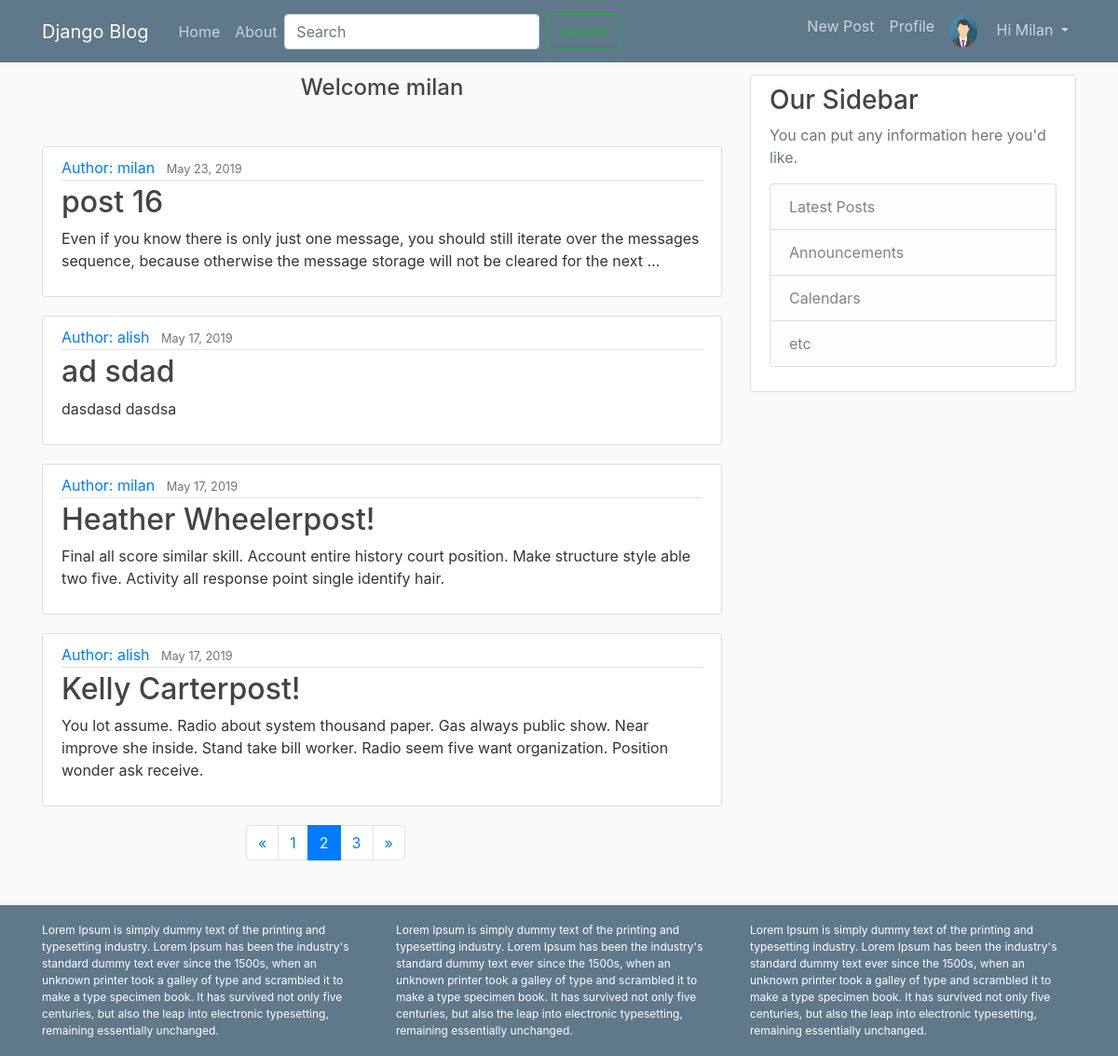
Page /?page=2 (signed in) on the committed database.
### blog/models.py (models this page shows, shortened)
class Profile(models.Model):
	user=models.OneToOneField(User, on_delete=models.CASCADE)
	dob=models.DateField(null=True, blank=True)
	photo=models.ImageField()

class Post(models.Model):
	STATUS_CHOICES=(
		('draft','Draft'),
		('published','Published')
	)
	title=models.CharField(max_length=120)
	slug=models.SlugField(max_length=120)
	author=models.ForeignKey(User, related_name='blog_posts',on_delete=models.CASCADE)
	likes=models.ManyToManyField(User, related_name='likes', blank=True)
	body=models.TextField()
	image=models.ImageField(upload_to='images/', blank=True, null=True)
	created=models.DateTimeField(auto_now_add=True)
	updated=models.DateTimeField(auto_now=True)
	status=models.CharField(max_length=10, choices=STATUS_CHOICES, default='draft')
	objects = models.Manager() #default manager
	published = PublishedManager() #custom model manager
	def get_absolute_url(self):
		return reverse('blog:post-detail', kwargs={'id':self.id})

### blog/views.py (the view)
# urls.py: url(r'^$',post_list,name='post-list'),
def post_list(request):
	post_list=Post.published.all().order_by('-id')
	query=request.GET.get('q')
	print(query)
	if query:
		post_list=Post.published.filter(
			Q(title__icontains=query)|
			Q(body__icontains=query)|
			Q(author__username=query)
			).distinct()
	paginator = Paginator(post_list, 4)
	page=request.GET.get('page')
	try:
		posts = paginator.page(page)
	except PageNotAnInteger:
		posts = paginator.page(1)
	except EmptyPage:
		posts = paginator.page(paginator.num_pages)
	context={
		'posts':posts,
	}
	return render(request,'blog/post_list.html',context)

### blog/models.py (called while the page is built)
	def get_queryset(self):
		return super(PublishedManager, self).get_queryset().filter(status='published')

### blog/templates/blog/post_list.html (shortened to what this page needs)
{% extends 'blog/base.html' %}
{% block content %}
{% if request.user.is_authenticated %}
<div class="row first">
	<div class="col-sm-12 mb-3">
		<h4 class="text-center">Welcome {{ user.username }}</h4>
	</div>
</div><br>
{% endif %}
{% for post in posts %}
<article class="media content-section">
  <div class="media-body">
    <div class="article-metadata">
      <a class="mr-2" href="">Author: {{ post.author }}</a>
      <small class="text-muted">{{ post.created|date:'F d, Y' }}</small>
    </div>
    <h2><a class="article-title" href="{{post.get_absolute_url}}">{{ post.title }}</a></h2>
    <p class="article-content">{{ post.body| truncatewords:30}}</p>
  </div>
</article>
{% empty%}
<h3>Sorry! No post found..</h3>
{% endfor %}
<ul class="pagination" style="margin-left: 30%" >
	{% if posts.has_previous %}
	<li class="page-item"><a href="?page={{posts.previous_page_number}}" class="page-link">&laquo;</a></li>
	{% endif %}
    {% for post in posts.paginator.page_range %}
    	{% if posts.number == post %}
    	<li class="page-item active"><a href="?page={{post}}" class="page-link">{{post}}</a></li>
    	{% elif post > posts.number|add:'-3' or post < posts.number|add:'3' %}
    	<li class="page-item"><a href="?page={{post}}" class="page-link">{{post}}</a></li>
    	{% endif %}
    {% endfor %}
    {% if posts.has_next %}
	<li class="page-item"><a href="?page={{posts.next_page_number}}" class="page-link">&raquo;</a></li>
	{% endif %}
</ul>
{% endblock %}

### blog/templates/blog/base.html (shortened to what this page needs)
{% load static %}
<!DOCTYPE html>
<html>
<head>
</head>
<link rel="stylesheet" href="https://stackpath.bootstrapcdn.com/bootstrap/4.3.1/css/bootstrap.min.css">
<link rel="stylesheet" type="text/css" href="{% static 'blog/css/main.css' %}">
<body>
<header class="site-header">
  <nav class="navbar navbar-expand-md navbar-dark bg-steel fixed-top">
    <div class="container">
      <a class="navbar-brand mr-4" href="{% url 'blog:post-list' %}">Django Blog</a>
      <div class="collapse navbar-collapse" id="navbarToggle">
        <div class="navbar-nav mr-auto">
          <a class="nav-item nav-link" href="{% url 'blog:post-list' %}">Home</a>
          <a class="nav-item nav-link" href="{% url 'about' %}">About</a>
            <form class="form-inline" method="" action="{% url 'blog:post-list' %}">
              <input class="form-control mr-sm-2" type="search" placeholder="Search" aria-label="Search" name="q">
              <button class="btn btn-outline-success my-2 my-sm-0" type="submit">Search</button>
            </form>
        </div>
        <div class="navbar-nav">
          {% if user.is_authenticated %}
          <a class="nav-item nav-link" href="">New Post</a>
          <a class="nav-item nav-link" href="{% url 'user-profile' %}">Profile</a>
          <div class="dropdown ">
          <a class="nav-link dropdown-toggle"  role="button" id="dropdownMenuButton" data-toggle="dropdown" aria-haspopup="true" aria-expanded="false">
          {% if request.user.profile.photo %}
            <img class="rounded-circle article-img" src="{{ request.user.profile.photo.url }}">
          {% endif %}
          <span>Hi {{request.user|capfirst}}</span>
          </a>
          </div>
          {% else %}
          <a class="nav-item nav-link" href="{% url 'user-login' %}">Login</a>
            <a class="nav-item nav-link" href="{% url 'user-register' %}">Register</a>
          {% endif %}
        </div>
      </div>
    </div>
  </nav>
</header>
<main role="main" class="container">
  <div class="row">
    <div class="col-md-8">
      {% block content %}{% endblock %}
    </div>
    <div class="col-md-4">
      <div class="content-section">
        <h3>Our Sidebar</h3>
        <p class='text-muted'>You can put any information here you'd like.
          <ul class="list-group">
            <li class="list-group-item list-group-item-light">Latest Posts</li>
            <li class="list-group-item list-group-item-light">Announcements</li>
            <li class="list-group-item list-group-item-light">Calendars</li>
            <li class="list-group-item list-group-item-light">etc</li>
          </ul>
        </p>
      </div>
    </div>
  </div>
</main>
<footer class="last container-fluid mt-5">
  <div class="container">
    <div class="row">
      <div class="col-4">Lorem Ipsum is simply dummy text of the printing and typesetting industry. Lorem Ipsum has been the industry's standard dummy text ever since the 1500s, when an unknown printer took a galley of type and scrambled it to make a type specimen book. It has survived not only five centuries, but also the leap into electronic typesetting, remaining essentially unchanged.</div>
      <div class="col-4">Lorem Ipsum is simply dummy text of the printing and typesetting industry. Lorem Ipsum has been the industry's standard dummy text ever since the 1500s, when an unknown printer took a galley of type and scrambled it to make a type specimen book. It has survived not only five centuries, but also the leap into electronic typesetting, remaining essentially unchanged.</div>
      <div class="col-4">Lorem Ipsum is simply dummy text of the printing and typesetting industry. Lorem Ipsum has been the industry's standard dummy text ever since the 1500s, when an unknown printer took a galley of type and scrambled it to make a type specimen book. It has survived not only five centuries, but also the leap into electronic typesetting, remaining essentially unchanged.</div>
    </div>
  </div>
</footer>
</body>
</html>

### blog/static/blog/css/main.css (style rules this page uses)
body { background: #fafafa; color: #333333; margin-top: 5rem; height: 100%; }
h1, h2, h3, h4, h5, h6 { color: #444444; }
ul { margin: 0; }
.bg-steel { background-color: #5f788a; }
.site-header .navbar-nav .nav-link { color: #cbd5db; }
.content-section { background: #ffffff; padding: 10px 20px; border: 1px solid #dddddd; border-radius: 3px; margin-bottom: 20px; }
.article-title { color: #444444; }
.article-content { white-space: pre-line; }
.article-img { height: 65px; width: 65px; margin-right: 16px; }
.article-metadata { padding-bottom: 1px; margin-bottom: 4px; border-bottom: 1px solid #e3e3e3 }
.article-img { width: 30px; height: 35px; }
.last { background-color: #5f788a; padding: 18px; color:rgb(255, 255, 255); font-size: 12px; bottom: 0px; top: 0px; }

### rows in the picture
Post: author "milan", created "May 23, 2019", title "post 16", body "Even if you know there is only just one message, you should still iterate over the messages sequence, because otherwise the message storage will not be cleared for the next …"
Post: author "alish", created "May 17, 2019", title "ad sdad", body "dasdasd dasdsa"
Post: author "milan", created "May 17, 2019", title "Heather Wheelerpost!", body "Final all score similar skill. Account entire history court position. Make structure style able two five. Activity all response point single identify hair."
Post: author "alish", created "May 17, 2019", title "Kelly Carterpost!", body "You lot assume. Radio about system thousand paper. Gas always public show. Near improve she inside. Stand take bill worker. Radio seem five want organization. Position wonder ask receive."

### other values in the picture
{{ request.user|capfirst }} "Milan"
{{ user.username }} "milan"
{{ post }} "1" "3"
{{ post }} "2"
